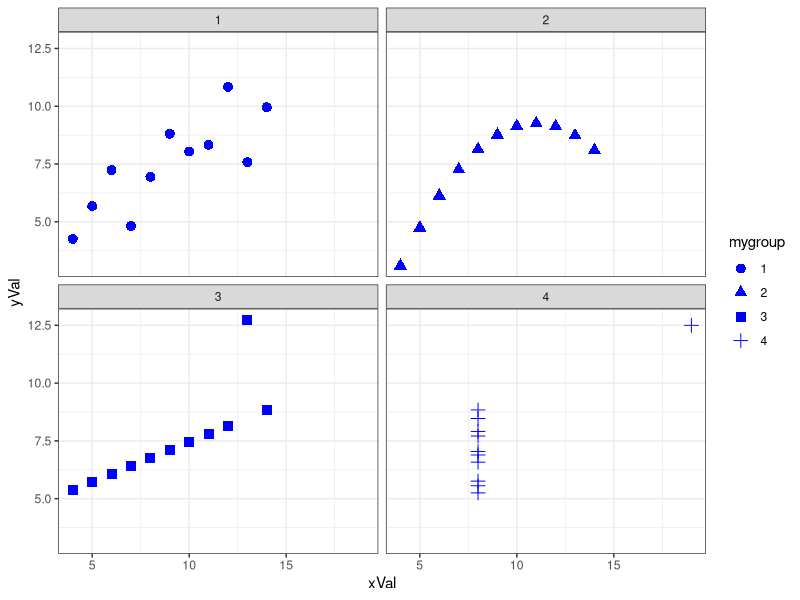

This figure's R source: (Note: this script raises an error after producing the figure.)
## ---- chunk 1
knitr::opts_chunk$set(echo = TRUE, 
                      include = TRUE,
                      message = FALSE,
                      warning = FALSE)
#library(lubridate)
library(tidyverse)
theme_set(theme_bw())

## ---- chunk 2

anscombe

## ---- chunk 3

# calc mean and standard dev
mean = round(apply(anscombe,2, mean),3)
std_dev = round(apply(anscombe,2, sd), 3)

# create df of stats
anscombe_stats <- rbind(mean, std_dev) 

## ---- chunk 4

anscombe_stats

## ---- chunk 5

# create long df of anscombe data
mydata=with(anscombe,data.frame(xVal=c(x1,x2,x3,x4), 
                                yVal=c(y1,y2,y3,y4),
                                mygroup=gl(4,nrow(anscombe))))

## ---- chunk 6

ggplot(data = mydata, aes(x = xVal, y = yVal, shape = mygroup)) +
  geom_point(size = 3, colour = 'blue') +
  facet_wrap(~mygroup)

## ---- chunk 7

airparif <- read_rds("airparif_oct2017.rds")
str(airparif)

# Reorder columns
airparif <- airparif[, c(1,8:10,2,4,3,5:7)]
str(airparif)

# make tidy
airparif.tidy <- airparif %>% 
  gather(PM10, PM25, NO2, O3, CO, 
         key = 'pollutant', value = 'value', 
         na.rm = TRUE) %>% 
  group_by(date, heure, pollutant) %>% 
  arrange(date)

airparif.tidy <- data.frame(airparif.tidy)
str(airparif.tidy)

## ---- chunk 8

tail(airparif.tidy)

## ---- chunk 9

# create plot
hg <- ggplot(data = airparif.tidy, aes(x = value))
hg 

# add geom
hg <- hg + geom_histogram()
hg

# add facets
hg + 
  facet_wrap(~pollutant)

# fix x-axis
hg + facet_wrap(~pollutant, scales = 'free_x')

## ---- chunk 10

head(airparif)

## ---- chunk 11

head(airparif.tidy)

## ---- chunk 12

# update data layer with new mapping
hg <- hg %+% aes(fill = pollutant)

# plot
hg + facet_wrap(~pollutant, scales = 'free_x')
## ---- chunk 13

hg + facet_grid(month~pollutant, scales = 'free_x')

## ---- chunk 14

# create boxplot var
bp <- ggplot(airparif.tidy, aes(month, value, fill = pollutant)) +
  geom_boxplot()

# we'll use this a lot  
fw <- facet_wrap(~pollutant, scales = 'free_y')

# monthly boxplot
bp + fw

# hourly boxplot
bp.h <- bp %+% aes(x = as.factor(heure)) 

bp.h + fw

## ---- chunk 15

# first, define thresholds for diff pollutants
PM10 <- c(25,50,90,180)
PM25 <- c(15,30,55,110)
NO2 <- c(50,100,200,400)
O3 <- c(60,120,180,240)
CO <- c(5000,7500, 10000, 20000)

# create df of levels
levels_h.df <- as.data.frame(cbind(PM10, PM25, NO2, O3, CO))
rownames(levels_h.df) <- c('low', 'medium', 'high', 'very high')

# set rownames as columns
library(data.table)
setDT(levels_h.df, keep.rownames = TRUE)

# rename rn column
colnames(levels_h.df)[1] <- "level"

# put in long format
levels_h.long <- levels_h.df %>% 
  gather('pollutant', 'value', 2:6)

# change col order
levels_h.long <- levels_h.long[, c(2,3,1)]

## ---- chunk 16

# add horizontal line & levels df
hl <- geom_hline(data = levels_h.long, 
                  aes(yintercept = value, group = pollutant), linetype = 2)

bp.h + fw + hl

## ---- chunk 17

# create a sample of 1000 obs

set.seed(888) 
sample <- subset(airparif, select = c(PM10, PM25, NO2, O3, CO, year))
sample <- sample[sample(1:nrow(sample),1000),]

## ---- chunk 18

# import library
library(GGally) 

# look at correlations
ggpairs(data=sample, # data.frame with variables
        title="Pollutant correlations") # title of the plot

## ---- chunk 19

ggpairs(data = sample, 
        lower = list(continuous = wrap("smooth", alpha=1/5, shape = I('.'), 
                                       colour ='blue')),
         title="Pollutant correlations")

## ---- chunk 20

# summarize df
ap.tidy.agg <- airparif.tidy %>% 
  group_by(date, pollutant) %>% 
  summarise(mean = mean(value))


# make wide df
ap.agg <- ap.tidy.agg %>%
  spread(pollutant, mean)

# scale by centering around mean
# for that pollutant
ap.scaled <- sapply(ap.agg[2:6], function(x) scale(x))

# convert to df
ap.scaled <- as.data.frame(ap.scaled)

# add back date
ap.scaled$date <- ap.agg$date

# make tidy
ap.scaled.tidy <- ap.scaled %>% 
  group_by(date) %>% 
  gather(key = 'pollutant', value = 'scale_value', 1:5) %>% 
  arrange(date)

head(ap.scaled.tidy)

## ---- chunk 21

# data munging

# scale by centering around mean
# for that pollutant
ap.h.scaled <- sapply(airparif[6:10], function(x) scale(x))

# convert to df
ap.h.scaled <- as.data.frame(ap.h.scaled)

# add back date & hour
ap.h.scaled$date <- airparif$date
ap.h.scaled$hour <- airparif$heure

# make tidy
ap.h.scaled.tidy <- ap.h.scaled %>% 
  group_by(date, hour)%>% 
  gather(key = 'pollutant', value = 'scale_value', 1:5) %>% 
  arrange(date)

head(ap.h.scaled.tidy)

## ---- chunk 22

# data layer
hm <- ggplot(data = ap.scaled.tidy, 
             aes(x = pollutant, y = as.factor(month(date))))

# add geom
hm <- hm +
  geom_tile(aes(fill = scale_value))
  
# add colour scale & plot
hm + scale_fill_gradient2(low="blue", high="darkorange", guide="colorbar")


## ---- chunk 23

# update df and y var
hm.h <- hm %+% ap.h.scaled.tidy + aes(y=hour)

# add colour scale & plot
hm.h + scale_fill_gradient2(low="blue", high="darkorange", guide="colorbar")

## ---- chunk 24

dec2016 <- airparif.tidy %>% 
  filter(year == 2016 & month == 12)

dec2016 <- data.frame(dec2016)
## ---- chunk 25

# create line plot
p <- ggplot(dec2016, aes(heure, value)) +
              geom_line(colour = 'darkgrey')
p + fw

# change default grouping
p <- p %+% aes(group = date)
p + fw

## ---- chunk 26

# Dec 2016 particulate data
dec2016_pm <- dec2016 %>% 
  filter(pollutant %in% c('PM10', 'PM25'))

# find index of max value in Dec
max_val <- which.max(dec2016_pm[,'value'])

# find date
max_date <- dec2016_pm[max_val, 'date']

# filter on this date
dec2016_pm_max <- dec2016 %>%
  filter(date == max_date)

## ---- chunk 27

# pollution spike df
p_spike <- geom_line(aes(heure, value, 
                         group = pollutant, 
                         colour = pollutant))

# plot pollution spike day
ggplot(data = dec2016_pm_max) + 
  p_spike + 
  fw

# create layer for other days
p_other <- geom_line(data = dec2016, 
                      aes(heure, value, group = date), 
                      colour = 'darkgrey')

# combine & plot
spag <- ggplot(data = dec2016_pm_max) + 
  p_other + 
  p_spike + 
  fw

spag

# add threshold lines
spag + hl

